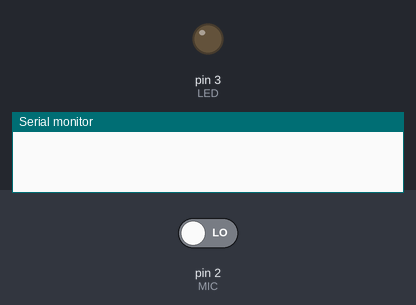
Bench run of a sketch on a simulated Arduino Uno, built with avr-gcc and run on an emulated ATmega328P. Shown: output pins drawn as LEDs (lit = HIGH), the last lines printed to the serial monitor. Dashed ring = blinking. Inputs (shaded band) come from the test bench; at power-on: pin 2 (MIC) LOW.

Above: at 1.2 s.
1.3 s: pin 2 (MIC) driven HIGH
At 2.7 s:
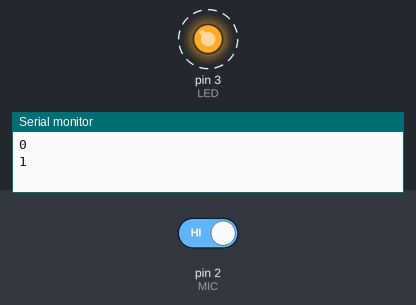
4.3 s: pin 2 (MIC) driven LOW
At 5.0 s:
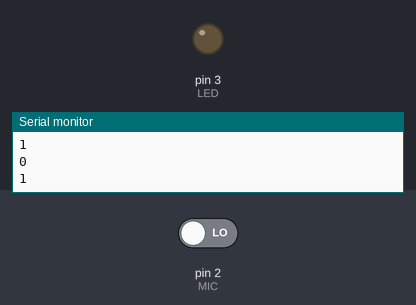
Timing chart, 0 to 7.3 s (numbered marks = the images above; inputs shaded):
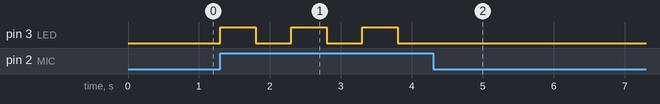

The sketch:

big_sound_sensor_test.ino
```cpp
int MIC = 2;
int LED = 3;
int VALUE;
int STATE;

void setup() {
  Serial.begin(9600);
  pinMode(MIC, INPUT);
  pinMode(LED, OUTPUT);
}

void loop() {
  VALUE = digitalRead(MIC);
  if(VALUE == HIGH){
    STATE = digitalRead(LED);
    digitalWrite(LED, !STATE);
    delay(500);
    Serial.println(STATE);
  }
}
```

Measured:
- after the input at 1.3 s, pin 3 (LED): alternates HIGH for 0.50 s and LOW for 0.50 s, starting at once
- after the input at 4.3 s, pin 3 (LED): stops changing and stays LOW
